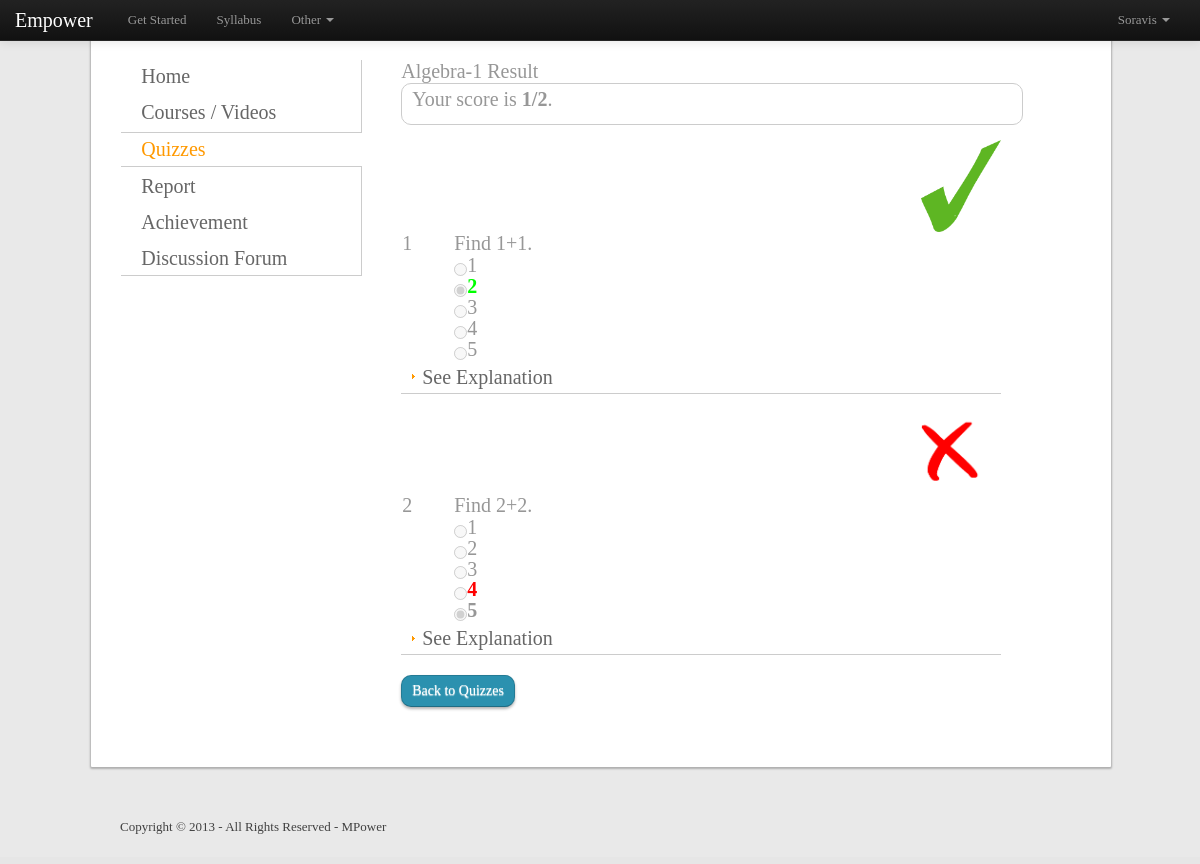
Screenshot of /quiz_result.php?quizid=1 (signed in) with the database file from the repository.
### tables this page shows
CREATE TABLE `quiz` (
  `id` int(11) NOT NULL auto_increment,
  `title` text,
  `subjectid` int(11) default NULL,
  `noquestion` int(11) default NULL,
  `datecreation` datetime default NULL,
  `timelimit` double default NULL,
  PRIMARY KEY  (`id`)
);

CREATE TABLE `question` (
  `id` int(11) NOT NULL auto_increment,
  `quizid` int(11) default NULL,
  `problem` text,
  `subjectid` int(11) default NULL,
  `A` text,
  `B` text,
  `C` text,
  `D` text,
  `E` text,
  `answer` int(11) default NULL,
  `explanation` text,
  `time` double default NULL,
  PRIMARY KEY  (`id`)
);

### quiz_result.php (the view, shortened to what this page needs)
<!DOCTYPE html>
<html lang="en">
	<head>
		<link href="assets/css/bootstrap.css" rel="stylesheet">
        <link href="assets/css/bootstrap-responsive.css" rel="stylesheet">
		<link rel="stylesheet" href="assets/css/layout.css" type="text/css">
		<link rel="stylesheet" href="assets/css/elements.css" type="text/css">
		<link rel="stylesheet" href="assets/css/quiz.css" type="text/css">
	</head>
	<body>
		<?php include 'header.php'; ?>
		<div class="wrapper row2">
			<div id="container">
				<div class="full-canvas">
					<aside id="left_column">
						<nav>
							<ul>
							<li><a href="index.php"><h2>Home</h2></a></li>
							<li><a href="courses.php"><h2>Courses / Videos</h2></a></li>
							<li class="selected"><a href="quiz.php"><h2>Quizzes</h2></a></li>
							<li><a href="report.php"><h2>Report</h2></a></li>
							<li><a href="achievement.php"><h2>Achievement</h2></a></li>
							<li class="last"><a href="discussion.php"><h2>Discussion Forum</h2></a></li>
							</ul>
						</nav>
					</aside>
					<div id="content">
						<div id="section_header_div">
							<header id="section_header">
								<hgroup>
								<?php
								if (isset($_GET['quizid'])) {
									$quizid = $_GET['quizid'];
									$quiztitle_query = mysql_query('SELECT * FROM quiz WHERE id='.$quizid);
									$quiztitle = mysql_fetch_array($quiztitle_query);
									echo '<h1 id="huh">'.$quiztitle['title'].' Result</h1>';
								} else
									echo '<h1>Your Quizzes</h1>';
								?>
								</hgroup>
							</header>
						</div>
						<div id="quiz_links_div">
							<aside id="quiz_links">
								<nav>
								<?php
										$user_query = mysql_query('SELECT * FROM user WHERE username="'.$_SESSION['login_user'].'"');
										$user = mysql_fetch_array($user_query);
										if (isset($_GET['quizid'])) {
											$quizid = $_GET['quizid'];
											$history_query = mysql_query('SELECT * FROM history WHERE userid='.$user['id'].' AND quizid='.$quizid.' ORDER BY problemid');
											$questions_query = mysql_query('SELECT * FROM question WHERE quizid='.$quizid.' ORDER BY id');
											$numQuestions = mysql_num_rows($questions_query);
											$numCorrect = 0;
											for ($i = 0; $i < $numQuestions; ++$i) {
												$question = mysql_fetch_array($questions_query);
												$history = mysql_fetch_array($history_query);
												if ($question['answer'] == $history['answer']) $numCorrect++;
											}
											echo '<div class="quiz_score">';
											echo '<p>Your score is <b>'.$numCorrect.'/'.$numQuestions.'</b>.</p>';
											echo '</div>';
											$history_query = mysql_query('SELECT * FROM history WHERE userid='.$user['id'].' AND quizid='.$quizid.' ORDER BY problemid');
											$questions_query = mysql_query('SELECT * FROM question WHERE quizid='.$quizid.' ORDER BY id');
											$numQuestions = mysql_num_rows($questions_query);
											for ($i = 0; $i < $numQuestions; ++$i) {
												echo '<div class="showtable">';
												$question = mysql_fetch_array($questions_query);
												$history = mysql_fetch_array($history_query);
												if ($question['answer'] == $history['answer']) echo '<img src="assets/images/correct.png" alt="correct.png" width="80px" />';
												else echo '<img src="assets/images/wrong.gif" alt="wrong.gif" width="120px" />';
												echo '<table>';
												echo '<tr>';
												echo '<td valign="top">' . ($i+1) . '</td>';
												echo '<td valign="top">' . $question['problem'] . '</td>';
												echo '</tr>';
												echo '<tr>';
												echo '<td valign="top"></td>';
												echo '<td valign="top">';
												$choice = array('A','B','C','D','E');
												foreach ($choice as $j=>$c) {
													if ($j == $question['answer']) {
														if ($j == $history['answer']) echo '<input class="answers answers-correct" id="choice-'.$c.'" type="radio" name="answers-'.$i.'" disabled="disabled" checked /><p>' . $question[$c] . '</p><br />';
														else echo '<input class="answers answers-wrong" id="choice-'.$c.'" type="radio" name="answers-'.$i.'" disabled="disabled" /><p>' . $question[$c] . '</p><br />';
													} else {
														if ($j == $history['answer']) echo '<input class="answers" id="choice-'.$c.'" type="radio" name="answers-'.$i.'" disabled="disabled" checked /><p>' . $question[$c] . '</p><br />';
														else echo '<input id="choice-'.$c.'" type="radio" name="answers-'.$i.'" disabled="disabled" /><p>' . $question[$c] . '</p><br />';
													}
												}
												echo '</td>';
												echo '</tr>';
												echo '<tr>';
												echo '<td colspan="2" valign="top">';
												echo '<a class="explanation_link_dropdown" href="#">See Explanation</a>';
												echo '</td>';
												echo '</tr>';
												echo '</table>';
												echo '</div>';
											}
											echo '<a class="btn btn-save" id="quiz_start" href="quiz.php">Back to Quizzes</a>';
										}
								?>
								</nav>
							</aside>
						</div>
					</div>
				</div>
			</div>
		</div>
		<?php include 'footer.php'; ?>
	</body>
</html>

### header.php (shortened to what this page needs)
<div class="navbar navbar-inverse navbar-fixed-top">
      <div class="navbar-inner">
        <div class="container">
          <a class="brand" href="index.php">Empower</a>
          <div class="nav-collapse collapse">
            <ul class="nav">
              <li><a href="index.php">Get Started</a></li>
              <li><a href="syllabus.php">Syllabus</a></li>
              <li class="dropdown">
                <a href="#" class="dropdown-toggle" data-toggle="dropdown">Other <b class="caret"></b></a>
              </li>
            </ul>
			<ul class="nav navbar-form pull-right">
			<?php
				if(isset($_SESSION['login_user']) && !empty($_SESSION['login_user'])) {
				    echo '
					<li class="dropdown">
						<a href="#" class="dropdown-toggle" data-toggle="dropdown">'.$_SESSION['login_user'].'  <b class="caret"></b></a>
						<ul class="dropdown-menu">
						  <li><a href="profile.php">Profile</a></li>
						  <li><a href="setting.php">Setting</a></li>
						  <li class="divider"></li>
						  <li><a href="index.php?logout=yes">Logout</a></li>
						</ul>
					</li>';
				}
			?>
			</ul>
          </div>
        </div>
      </div>
    </div>

### footer.php (shortened to what this page needs)
<div class="wrapper row3">
	<footer id="footer">
		<p class="fl_left">Copyright &copy; 2013 - All Rights Reserved - <a href="#">MPower</a></p>
	</footer>
</div>

### assets/css/layout.css (style rules this page uses)
body { margin:0; padding:0; font-size:13px; font-family:Georgia, "Times New Roman", Times, serif; color:#404040; background-color:#E6E6E6; }
a { outline:none; text-decoration:none; }
.fl_left { float:left; }
img { margin:0; padding:0; border:none; line-height:normal; vertical-align:middle; }
address, article, aside, figcaption, figure, footer, header, hgroup, nav, section { display:block; margin:0; padding:0; }
div.wrapper { display:block; width:100%; margin:0; padding:0; text-align:left; }
.row2 { color:#979797; background-color:#E9E9E9; }
.row2 a { color:#FF9900; background-color:#FFFFFF; }
.row3, .row3 a { color:#404040; background-color:#E9E9E9; }
#header, #container, #footer { display:block; margin:0 auto; width:960px; }
nav ul { margin:0; padding:0; list-style:none; }
h1, h2, h3, h4, h5, h6 { margin:0; padding:0; font-size:20px; font-weight:normal; font-style:normal; line-height:normal; }
#container { padding:30px 0; }
#container .full-canvas { background-color:#FFFFFF; border-radius:1px; box-shadow:0 1px 2px 1px rgba(0, 0, 0, 0.25); height:100%; margin-left:-3%; padding:30px; width:100%; }
#container #left_column { float:left; width:240px; }
#container #left_column nav { display:block; width:100%; margin-bottom:30px; border-right:1px solid #CCCCCC; border-bottom:1px solid #CCCCCC; }
#container #left_column nav ul { margin:0; padding:0; list-style:none; }
#container #left_column nav li { margin:0 0 3px 0; padding:0; }
#container #left_column nav li.selected { border-top:1px solid #CCCCCC; border-bottom:1px solid #CCCCCC; width:100.5%; }
#container #left_column nav li.selected a { font-weight:bold; color:#FF9900; }
#container #left_column nav li.last { margin-bottom:0; border-bottom:none; }
#container #left_column nav a { display:block; margin:0; padding:5px 10px 5px 20px; color:#666666; text-decoration:none; }
#container #content { float:right; width:680px; }
#footer p { margin:0; padding:20px 0; }

### assets/css/elements.css (style rules this page uses)
.btn { background-color:#2B91AF; border-radius:10px; box-shadow:0 2px 3px rgba(0,0,0,0.3); color:#FFFFFF; cursor:pointer; display:inline-block; padding:5px 10px; text-align:center; text-decoration:none; }
.btn-login,.btn-edit,.btn-save { background-color:#5BB75B; background-image:-moz-linear-gradient(center top,#62C462,#51A351); border-radius:5px; color:#FFFFFF; cursor:pointer; display:inline-block; padding:5px 10px; text-align:center; text-decoration:none; }
.btn-edit,.btn-save { border-radius:10px; box-shadow:0 2px 3px rgba(0,0,0,0.3); }

### assets/css/quiz.css (style rules this page uses)
#quiz_links_div #quiz_links { float:left; width:600px; }
#quiz_links_div #quiz_links nav { display:block; width:100%; margin-bottom:30px; }
#quiz_links_div #quiz_links nav a { display:block; margin:0; padding:5px 10px 5px 20px; color:#666666; background:url("../images/orange_file.gif") no-repeat 10px center #FFFFFF; text-decoration:none; }
#quiz_links_div #quiz_links nav a.btn { background-image:none; background-color:#2B91AF; border-radius:10px; box-shadow:0 2px 3px rgba(0,0,0,0.3); color:#FFFFFF; cursor:pointer; display:inline-block; padding:5px 10px; text-align:center; text-decoration:none; }
.quiz_dropdown, .quiz_create, .quiz_score, .explanation_dropdown { display:inline-block; display:none; margin-bottom:15px; background-color:#FFFFFF; border:1px solid #CCCCCC; border-radius:10px; padding:5px 10px; width:100%; }
.quiz_score { display:block; font-size:20px; }
table { width:100%; font-size:20px; }
table tbody tr td:first-child { width:50px; }
div.showtable { margin-bottom:20px; border-bottom:1px solid #CCCCCC; }
div.showtable input[type=radio] + p { display:inline; }
div.showtable input[type=radio].answers + p { font-weight:bold; }
div.showtable input[type=radio].answers-correct + p { color:#00FF00; }
div.showtable input[type=radio].answers-wrong + p { color:#FF0000; }
div.showtable img { float:right; }

### rows the page displays
quiz: title "Algebra-1"
question: problem "Find 1+1.", A "1", B "2", C "3", D "4", E "5"
question: problem "Find 2+2.", A "1", B "2", C "3", D "4", E "5"

### other values shown
$_SESSION['login_user'] "Soravis"
$numCorrect "1"
$numQuestions "2"
